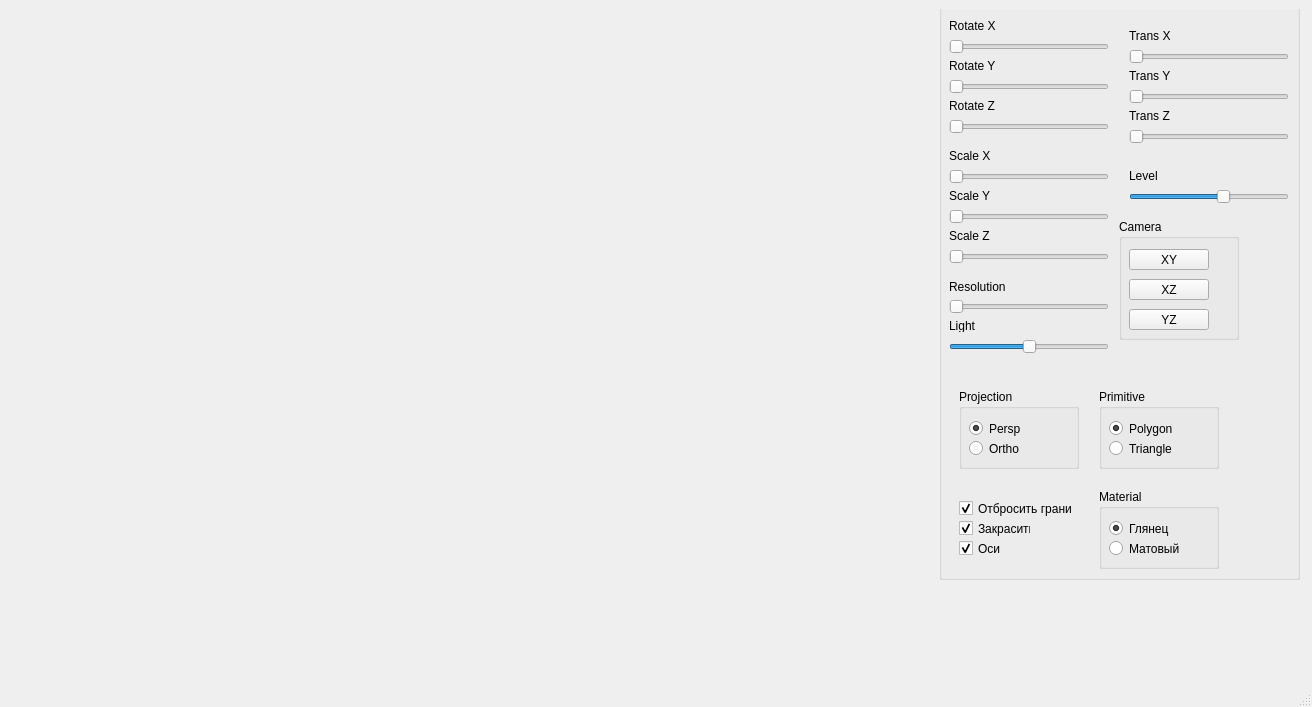
<?xml version="1.0" encoding="UTF-8"?>
<ui version="4.0">
 <class>MainWindow</class>
 <widget class="QMainWindow" name="MainWindow">
  <property name="geometry">
   <rect>
    <x>0</x>
    <y>0</y>
    <width>1312</width>
    <height>707</height>
   </rect>
  </property>
  <property name="windowTitle">
   <string>Dodecahedron</string>
  </property>
  <widget class="QWidget" name="centralwidget">
   <layout class="QHBoxLayout" name="horizontalLayout">
    <item>
     <widget class="Scene" name="scene_widget" native="true">
      <property name="maximumSize">
       <size>
        <width>1300</width>
        <height>16777215</height>
       </size>
      </property>
      <widget class="QGroupBox" name="groupBox">
       <property name="geometry">
        <rect>
         <x>930</x>
         <y>-20</y>
         <width>361</width>
         <height>591</height>
        </rect>
       </property>
       <property name="title">
        <string>Параметры</string>
       </property>
       <widget class="QSlider" name="horizontalSlider">
        <property name="geometry">
         <rect>
          <x>10</x>
          <y>50</y>
          <width>160</width>
          <height>16</height>
         </rect>
        </property>
        <property name="maximum">
         <number>360</number>
        </property>
        <property name="orientation">
         <enum>Qt::Horizontal</enum>
        </property>
       </widget>
       <widget class="QSlider" name="horizontalSlider_2">
        <property name="geometry">
         <rect>
          <x>10</x>
          <y>90</y>
          <width>160</width>
          <height>16</height>
         </rect>
        </property>
        <property name="maximum">
         <number>360</number>
        </property>
        <property name="orientation">
         <enum>Qt::Horizontal</enum>
        </property>
       </widget>
       <widget class="QLabel" name="label">
        <property name="geometry">
         <rect>
          <x>10</x>
          <y>30</y>
          <width>47</width>
          <height>13</height>
         </rect>
        </property>
        <property name="text">
         <string>Rotate X</string>
        </property>
       </widget>
       <widget class="QLabel" name="label_2">
        <property name="geometry">
         <rect>
          <x>10</x>
          <y>70</y>
          <width>47</width>
          <height>13</height>
         </rect>
        </property>
        <property name="text">
         <string>Rotate Y</string>
        </property>
       </widget>
       <widget class="QCheckBox" name="checkBox">
        <property name="geometry">
         <rect>
          <x>20</x>
          <y>510</y>
          <width>121</width>
          <height>19</height>
         </rect>
        </property>
        <property name="text">
         <string>Отбросить грани</string>
        </property>
        <property name="checked">
         <bool>true</bool>
        </property>
       </widget>
       <widget class="QCheckBox" name="checkBox_2">
        <property name="geometry">
         <rect>
          <x>20</x>
          <y>550</y>
          <width>72</width>
          <height>19</height>
         </rect>
        </property>
        <property name="text">
         <string>Оси</string>
        </property>
        <property name="checked">
         <bool>true</bool>
        </property>
       </widget>
       <widget class="QSlider" name="horizontalSlider_3">
        <property name="geometry">
         <rect>
          <x>10</x>
          <y>130</y>
          <width>160</width>
          <height>16</height>
         </rect>
        </property>
        <property name="maximum">
         <number>360</number>
        </property>
        <property name="orientation">
         <enum>Qt::Horizontal</enum>
        </property>
       </widget>
       <widget class="QLabel" name="label_3">
        <property name="geometry">
         <rect>
          <x>10</x>
          <y>110</y>
          <width>47</width>
          <height>13</height>
         </rect>
        </property>
        <property name="text">
         <string>Rotate Z</string>
        </property>
       </widget>
       <widget class="QSlider" name="horizontalSlider_4">
        <property name="geometry">
         <rect>
          <x>10</x>
          <y>180</y>
          <width>160</width>
          <height>16</height>
         </rect>
        </property>
        <property name="minimum">
         <number>10</number>
        </property>
        <property name="maximum">
         <number>20</number>
        </property>
        <property name="pageStep">
         <number>1</number>
        </property>
        <property name="value">
         <number>10</number>
        </property>
        <property name="sliderPosition">
         <number>10</number>
        </property>
        <property name="orientation">
         <enum>Qt::Horizontal</enum>
        </property>
       </widget>
       <widget class="QSlider" name="horizontalSlider_7">
        <property name="geometry">
         <rect>
          <x>190</x>
          <y>60</y>
          <width>160</width>
          <height>16</height>
         </rect>
        </property>
        <property name="minimum">
         <number>0</number>
        </property>
        <property name="maximum">
         <number>30</number>
        </property>
        <property name="pageStep">
         <number>1</number>
        </property>
        <property name="value">
         <number>0</number>
        </property>
        <property name="orientation">
         <enum>Qt::Horizontal</enum>
        </property>
       </widget>
       <widget class="QLabel" name="label_4">
        <property name="geometry">
         <rect>
          <x>10</x>
          <y>160</y>
          <width>47</width>
          <height>13</height>
         </rect>
        </property>
        <property name="text">
         <string>Scale X</string>
        </property>
       </widget>
       <widget class="QLabel" name="label_5">
        <property name="geometry">
         <rect>
          <x>10</x>
          <y>200</y>
          <width>47</width>
          <height>13</height>
         </rect>
        </property>
        <property name="text">
         <string>Scale Y</string>
        </property>
       </widget>
       <widget class="QLabel" name="label_6">
        <property name="geometry">
         <rect>
          <x>10</x>
          <y>240</y>
          <width>47</width>
          <height>13</height>
         </rect>
        </property>
        <property name="text">
         <string>Scale Z</string>
        </property>
       </widget>
       <widget class="QLabel" name="label_7">
        <property name="geometry">
         <rect>
          <x>190</x>
          <y>40</y>
          <width>47</width>
          <height>13</height>
         </rect>
        </property>
        <property name="text">
         <string>Trans X</string>
        </property>
       </widget>
       <widget class="QLabel" name="label_8">
        <property name="geometry">
         <rect>
          <x>190</x>
          <y>80</y>
          <width>47</width>
          <height>13</height>
         </rect>
        </property>
        <property name="text">
         <string>Trans Y</string>
        </property>
       </widget>
       <widget class="QLabel" name="label_9">
        <property name="geometry">
         <rect>
          <x>190</x>
          <y>120</y>
          <width>47</width>
          <height>13</height>
         </rect>
        </property>
        <property name="text">
         <string>Trans Z</string>
        </property>
       </widget>
       <widget class="QSlider" name="horizontalSlider_5">
        <property name="geometry">
         <rect>
          <x>10</x>
          <y>220</y>
          <width>160</width>
          <height>16</height>
         </rect>
        </property>
        <property name="minimum">
         <number>10</number>
        </property>
        <property name="maximum">
         <number>20</number>
        </property>
        <property name="pageStep">
         <number>1</number>
        </property>
        <property name="value">
         <number>10</number>
        </property>
        <property name="sliderPosition">
         <number>10</number>
        </property>
        <property name="orientation">
         <enum>Qt::Horizontal</enum>
        </property>
       </widget>
       <widget class="QSlider" name="horizontalSlider_6">
        <property name="geometry">
         <rect>
          <x>10</x>
          <y>260</y>
          <width>160</width>
          <height>16</height>
         </rect>
        </property>
        <property name="minimum">
         <number>10</number>
        </property>
        <property name="maximum">
         <number>20</number>
        </property>
        <property name="pageStep">
         <number>1</number>
        </property>
        <property name="value">
         <number>10</number>
        </property>
        <property name="sliderPosition">
         <number>10</number>
        </property>
        <property name="orientation">
         <enum>Qt::Horizontal</enum>
        </property>
       </widget>
       <widget class="QSlider" name="horizontalSlider_8">
        <property name="geometry">
         <rect>
          <x>190</x>
          <y>100</y>
          <width>160</width>
          <height>16</height>
         </rect>
        </property>
        <property name="minimum">
         <number>0</number>
        </property>
        <property name="maximum">
         <number>30</number>
        </property>
        <property name="pageStep">
         <number>1</number>
        </property>
        <property name="value">
         <number>0</number>
        </property>
        <property name="orientation">
         <enum>Qt::Horizontal</enum>
        </property>
       </widget>
       <widget class="QSlider" name="horizontalSlider_9">
        <property name="geometry">
         <rect>
          <x>190</x>
          <y>140</y>
          <width>160</width>
          <height>16</height>
         </rect>
        </property>
        <property name="minimum">
         <number>0</number>
        </property>
        <property name="maximum">
         <number>30</number>
        </property>
        <property name="pageStep">
         <number>1</number>
        </property>
        <property name="value">
         <number>0</number>
        </property>
        <property name="orientation">
         <enum>Qt::Horizontal</enum>
        </property>
       </widget>
       <widget class="QCheckBox" name="checkBox_3">
        <property name="geometry">
         <rect>
          <x>20</x>
          <y>530</y>
          <width>72</width>
          <height>19</height>
         </rect>
        </property>
        <property name="text">
         <string>Закрасить</string>
        </property>
        <property name="checked">
         <bool>true</bool>
        </property>
       </widget>
       <widget class="QSlider" name="horizontalSlider_10">
        <property name="geometry">
         <rect>
          <x>10</x>
          <y>310</y>
          <width>160</width>
          <height>16</height>
         </rect>
        </property>
        <property name="minimum">
         <number>1</number>
        </property>
        <property name="maximum">
         <number>40</number>
        </property>
        <property name="orientation">
         <enum>Qt::Horizontal</enum>
        </property>
       </widget>
       <widget class="QLabel" name="label_10">
        <property name="geometry">
         <rect>
          <x>10</x>
          <y>290</y>
          <width>61</width>
          <height>16</height>
         </rect>
        </property>
        <property name="text">
         <string>Resolution</string>
        </property>
       </widget>
       <widget class="QSlider" name="horizontalSlider_11">
        <property name="geometry">
         <rect>
          <x>10</x>
          <y>350</y>
          <width>160</width>
          <height>16</height>
         </rect>
        </property>
        <property name="maximum">
         <number>2000</number>
        </property>
        <property name="value">
         <number>1000</number>
        </property>
        <property name="orientation">
         <enum>Qt::Horizontal</enum>
        </property>
       </widget>
       <widget class="QLabel" name="label_11">
        <property name="geometry">
         <rect>
          <x>10</x>
          <y>330</y>
          <width>47</width>
          <height>13</height>
         </rect>
        </property>
        <property name="text">
         <string>Light</string>
        </property>
       </widget>
       <widget class="QGroupBox" name="groupBox_2">
        <property name="geometry">
         <rect>
          <x>20</x>
          <y>400</y>
          <width>120</width>
          <height>80</height>
         </rect>
        </property>
        <property name="title">
         <string>Projection</string>
        </property>
        <widget class="QRadioButton" name="radioButton_2">
         <property name="geometry">
          <rect>
           <x>10</x>
           <y>50</y>
           <width>84</width>
           <height>19</height>
          </rect>
         </property>
         <property name="text">
          <string>Ortho</string>
         </property>
        </widget>
        <widget class="QRadioButton" name="radioButton">
         <property name="geometry">
          <rect>
           <x>10</x>
           <y>30</y>
           <width>84</width>
           <height>19</height>
          </rect>
         </property>
         <property name="text">
          <string>Persp</string>
         </property>
         <property name="checked">
          <bool>true</bool>
         </property>
        </widget>
       </widget>
       <widget class="QGroupBox" name="groupBox_3">
        <property name="geometry">
         <rect>
          <x>160</x>
          <y>400</y>
          <width>120</width>
          <height>80</height>
         </rect>
        </property>
        <property name="title">
         <string>Primitive</string>
        </property>
        <widget class="QRadioButton" name="radioButton_3">
         <property name="geometry">
          <rect>
           <x>10</x>
           <y>30</y>
           <width>84</width>
           <height>19</height>
          </rect>
         </property>
         <property name="text">
          <string>Polygon</string>
         </property>
         <property name="checked">
          <bool>true</bool>
         </property>
        </widget>
        <widget class="QRadioButton" name="radioButton_4">
         <property name="geometry">
          <rect>
           <x>10</x>
           <y>50</y>
           <width>84</width>
           <height>19</height>
          </rect>
         </property>
         <property name="text">
          <string>Triangle</string>
         </property>
        </widget>
       </widget>
       <widget class="QSlider" name="horizontalSlider_12">
        <property name="geometry">
         <rect>
          <x>190</x>
          <y>200</y>
          <width>160</width>
          <height>16</height>
         </rect>
        </property>
        <property name="maximum">
         <number>15</number>
        </property>
        <property name="value">
         <number>9</number>
        </property>
        <property name="orientation">
         <enum>Qt::Horizontal</enum>
        </property>
       </widget>
       <widget class="QLabel" name="label_12">
        <property name="geometry">
         <rect>
          <x>190</x>
          <y>180</y>
          <width>47</width>
          <height>13</height>
         </rect>
        </property>
        <property name="text">
         <string>Level</string>
        </property>
       </widget>
       <widget class="QGroupBox" name="groupBox_4">
        <property name="geometry">
         <rect>
          <x>160</x>
          <y>500</y>
          <width>120</width>
          <height>80</height>
         </rect>
        </property>
        <property name="title">
         <string>Material</string>
        </property>
        <widget class="QRadioButton" name="radioButton_5">
         <property name="geometry">
          <rect>
           <x>10</x>
           <y>30</y>
           <width>84</width>
           <height>19</height>
          </rect>
         </property>
         <property name="text">
          <string>Глянец</string>
         </property>
         <property name="checked">
          <bool>true</bool>
         </property>
        </widget>
        <widget class="QRadioButton" name="radioButton_6">
         <property name="geometry">
          <rect>
           <x>10</x>
           <y>50</y>
           <width>84</width>
           <height>19</height>
          </rect>
         </property>
         <property name="text">
          <string>Матовый</string>
         </property>
        </widget>
       </widget>
       <widget class="QGroupBox" name="groupBox_5">
        <property name="geometry">
         <rect>
          <x>180</x>
          <y>230</y>
          <width>120</width>
          <height>121</height>
         </rect>
        </property>
        <property name="title">
         <string>Camera</string>
        </property>
        <widget class="QPushButton" name="pushButton">
         <property name="geometry">
          <rect>
           <x>10</x>
           <y>30</y>
           <width>80</width>
           <height>21</height>
          </rect>
         </property>
         <property name="text">
          <string>XY</string>
         </property>
        </widget>
        <widget class="QPushButton" name="pushButton_3">
         <property name="geometry">
          <rect>
           <x>10</x>
           <y>60</y>
           <width>80</width>
           <height>21</height>
          </rect>
         </property>
         <property name="text">
          <string>XZ</string>
         </property>
        </widget>
        <widget class="QPushButton" name="pushButton_4">
         <property name="geometry">
          <rect>
           <x>10</x>
           <y>90</y>
           <width>80</width>
           <height>21</height>
          </rect>
         </property>
         <property name="text">
          <string>YZ</string>
         </property>
        </widget>
       </widget>
      </widget>
     </widget>
    </item>
   </layout>
  </widget>
  <widget class="QMenuBar" name="menubar">
   <property name="geometry">
    <rect>
     <x>0</x>
     <y>0</y>
     <width>1312</width>
     <height>20</height>
    </rect>
   </property>
  </widget>
  <widget class="QStatusBar" name="statusbar"/>
 </widget>
 <customwidgets>
  <customwidget>
   <class>Scene</class>
   <extends>QWidget</extends>
   <header>scene.h</header>
   <container>1</container>
  </customwidget>
 </customwidgets>
 <resources/>
 <connections/>
</ui>
